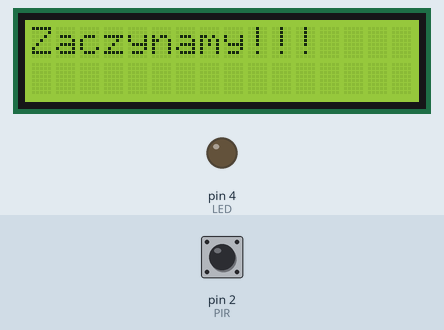
The sketch below on a simulated Arduino Uno, built with avr-gcc and run on an emulated ATmega328P. On the bench: 16×2 character LCD, output pins drawn as LEDs (lit = HIGH). Inputs (shaded band) come from the test bench; at power-on: pin 2 (PIR) HIGH. The local clock reads 2024-03-15 10:24:30 at power-on unless the sketch sets it; the audio player accepts every command and is not drawn; what the sketch prints to the serial monitor is not drawn.

Above: at 0.6 s.
At 5.8 s:
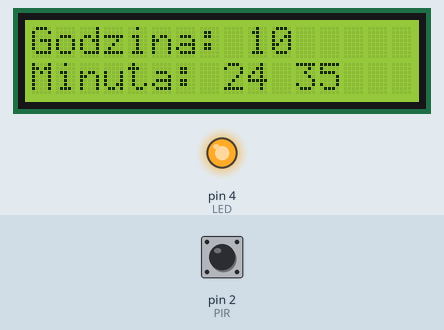
5.9 s: pin 2 (PIR) pulsed LOW 2 times (0.12 s each, 0.3 s apart)
At 6.8 s:
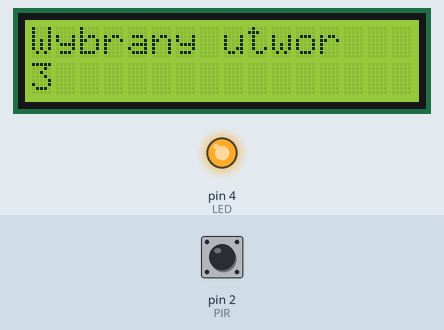
At 7.8 s:
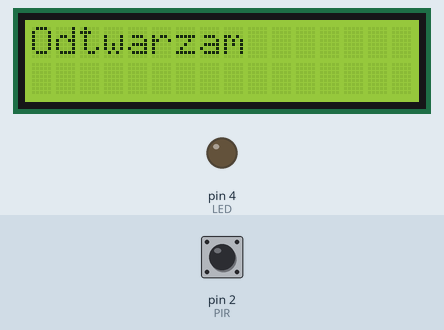
Timing chart, 0 to 9.5 s (numbered marks = the images above; inputs shaded):
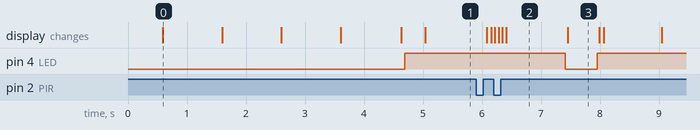

Measured:
- after the input at 5.9 s, pin 4 (LED): HIGH → LOW after 1.5 s, → HIGH 0.54 s later; the display: first changes after 0.18 s (image 2 shows a later state)
- what the display in image 0 shows lasts 1.0 s, from 0.6 s to 1.6 s
- what the display in image 3 shows lasts 0.5 s, from 7.5 s to 8.0 s

The sketch:

Bubo_Bubby_02.05.2023_in_progress.ino
```cpp
#include <LiquidCrystal_I2C.h>  // activates the LCD I2C library
#include <RTClib.h>
#include "SoftwareSerial.h"
#include "DFRobotDFPlayerMini.h"
#include <Wire.h>                   // deals with I2C connections

LiquidCrystal_I2C lcd(0x27, 16, 2);
RTC_DS3231 rtc;
SoftwareSerial mySoftwareSerial(10, 11); // RX, TX
DFRobotDFPlayerMini myDFPlayer;
int LED = 4;
int LED2 = 8;
int PIR = 2;

//const int volumePin = A0;  // linijka od sterowania głośnością do usunięcia
//int volumeState = 0;      // linijka od sterowania głośnością do usunięcia
volatile boolean moveDetected = false;
volatile boolean musicAllowed = true;
DateTime interruptTime;

//void printDetail(uint8_t type, int value);  // linijka od sterowania głośnością do usunięcia


void setup() {
  //Inicjalizacja
  lcd.init();
  lcd.backlight();

  rtc.begin();
  mySoftwareSerial.begin(9600);
  Serial.begin(115200);
  Serial.println("Start");  //

  // pinMode(PIR, INPUT);
  pinMode(LED, OUTPUT);

  myDFPlayer.begin(mySoftwareSerial);
  myDFPlayer.outputDevice(DFPLAYER_DEVICE_SD);
  myDFPlayer.setTimeOut(500);
  //Set volume value (From 0 to 30)
  myDFPlayer.volume(30);


  //Wyświetlanie tekstu początkowego
  lcd.clear();
  lcd.setCursor(0,0);
  lcd.print("Zaczynamy!!!");
  Serial.println("Zaczynamy!!!");

  delay(1000);
  lcd.clear();
  lcd.setCursor(8,0);
  lcd.print("3");
  Serial.println("3");

  delay(1000);
  lcd.clear();
  lcd.setCursor(8,0);
  lcd.print("2");
  Serial.println("2");

  delay(1000);
  lcd.clear();
  lcd.setCursor(8,0);
  lcd.print("1");
  Serial.println("1");

  delay(1000);

  //Inicjalizacja przerwania dla PIR

  pinMode(PIR, INPUT_PULLUP);
  attachInterrupt(0, pirAction, RISING);
}

void pirAction() {
  moveDetected = true;
}

int updateRTC() {
  DateTime rtcTime = rtc.now();
  lcd.clear();
  lcd.setCursor(0, 0);
  lcd.print("Godzina: ");
  lcd.print(rtcTime.hour());
  lcd.setCursor(0,1);
  lcd.print("Minuta: ");
  lcd.print(rtcTime.minute());
  lcd.print(" ");
  lcd.print(rtcTime.second());
}


void log(String text) {
  lcd.clear();
  lcd.setCursor(0, 0);
  lcd.print(text);
  Serial.println(text);
}

void log(String text, String text2) {
  lcd.clear();
  lcd.setCursor(0, 0);
  lcd.print(text);
  Serial.println(text);
  lcd.setCursor(0,1);
  lcd.print(text2);
  Serial.println(text2);
}

int selectTrack(int dayNumber) {
  int trackCount = myDFPlayer.readFileCountsInFolder(dayNumber);
  long value = millis();
  int trackNumber = (value % trackCount) + 1;
  Serial.println(trackCount);
  Serial.println(myDFPlayer.readFileCountsInFolder(dayNumber));
  return trackNumber;
}

int selectFolder(DateTime rtcTime) {
  // to_do: implementation

  int dayOfWeek = rtcTime.dayOfTheWeek(); // 0 (Sunday) to 6 (Saturday).
  int dayOfMonth = rtcTime.day();


  log("Dzien: ", (String) rtcTime.day());
  delay(50);
  log("Dzien tygodnia: ", (String) rtcTime.dayOfTheWeek());
  delay(50);
  log("Miesiac: ", (String) rtcTime.month());
  delay(50);
  log("Rok: ", (String) rtcTime.year());
  delay(50);


//  int dayOfMonth = 11;
 // int dayOfWeek = 3;

  int weekNumber = (dayOfMonth - 1) / 7;
  weekNumber = weekNumber % 4;
  int folderNumber = dayOfWeek + weekNumber * 7;

  log("Folder: ", (String) folderNumber);
  delay(50);

  return folderNumber;
  // return trackNumber;

}

void loop() {

  updateRTC();
  delay(50);

  DateTime rtcTime = rtc.now();
  if( rtcTime.hour() >=8 &&  rtcTime.hour() <=20){
  if (musicAllowed && moveDetected) {
//    updateRTC();
    interruptTime = (rtcTime + TimeSpan(0, 0,5,0 )); // (dzień, godzina, minuta, sekunda)
    int folderNumber = selectFolder(rtcTime);
    int trackNumber = selectTrack(folderNumber);
    log("Wybrany utwor", (String) trackNumber);
    delay(1000);


    digitalWrite(LED, LOW);
    digitalWrite(LED2, HIGH);
     //Set volume from poti

//    const int volumePin = A0;                    // linijka od sterowania głośnością do usunięcia
//    byte volumeState = 254;
//
//     int read = analogRead (volumePin);
//     byte state = map (read, 0, 1023, 30, 5);
//
//    if (state < volumeState - 1 || state > volumeState + 1) {
//           volumeState = state;
//           myDFPlayer.volume(volumeState);
//           myDFPlayer.volume(volumeState);
//           Serial.print (volumePin);
//           Serial.print ("volume");
//           Serial.println (volumeState);
//           Serial.println(myDFPlayer.readVolume());                   // linijka od sterowania głośnością do usunięcia
//       }
    myDFPlayer.playFolder(folderNumber,trackNumber);   //trackNumber
    lcd.clear();
    lcd.setCursor(0, 0);
    lcd.print("Odtwarzam");
    Serial.println("Odtwarzam");
    delay(500);
    moveDetected = false;
    musicAllowed = false;
  }

  if ((rtcTime > interruptTime) && !musicAllowed) {
    lcd.clear();
    lcd.setCursor(0, 1);
    lcd.print("Czujnik aktywny");     // Chciałbym by napis pozostał aż do aktywacji
    Serial.println("Czujnik aktywny");
    digitalWrite(LED, HIGH);
    delay(2000);
    musicAllowed = true;
    moveDetected = false;
  }
else{
       digitalWrite(LED, HIGH);
       digitalWrite(LED2, LOW);
}
  }
}


  // DateTime rtcTime = rtc.now();
  // if( rtcTime.hour() >=0 || rtcTime.hour() <=0) {
  //    //using the digitalRead function we will read the signal of the sensor
  //   int value = digitalRead(PIR);
  //   //if its high or if an any object is detected it will activate the LED and Buzzer
  //   lcd.clear();
  //   lcd.setCursor(0, 0);
  //   lcd.print("Wartosc PIR: ");
  //   lcd.print(value);
  //   if (value == HIGH){
  //     lcd.setCursor(0, 1);
  //     lcd.print("Odtwarzam");
  //     DateTime rtcTime = rtc.now();
  //     int dayNumber = rtcTime.hour();
  //     int trackNumber = (dayNumber % 5) +1;

  //     myDFPlayer.play(trackNumber);
  //     delay(10000);
  //   } else {
  //      digitalWrite(LED, HIGH);
  //   }
  // }
```
